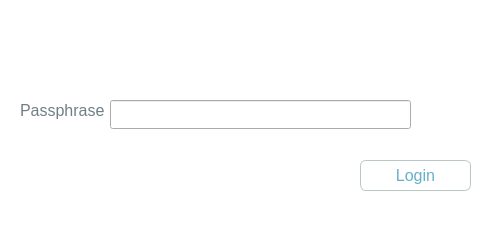
<?xml version="1.0" encoding="UTF-8"?>
<ui version="4.0">
 <class>DialogPass</class>
 <widget class="QDialog" name="DialogPass">
  <property name="geometry">
   <rect>
    <x>0</x>
    <y>0</y>
    <width>495</width>
    <height>225</height>
   </rect>
  </property>
  <property name="windowTitle">
   <string>Enter Passphrase</string>
  </property>
  <property name="styleSheet">
   <string notr="true">QDialog{
background-color: white;
}

QLabel{
color: #6F7F85;
}

QLineEdit{
font-size: 12pt;
color: #6F7F85;
selection-background-color:#65B0C9;
}

QPushButton:focus{
	border: none;
	outline: none;
}</string>
  </property>
  <widget class="QLabel" name="label">
   <property name="geometry">
    <rect>
     <x>30</x>
     <y>110</y>
     <width>67</width>
     <height>17</height>
    </rect>
   </property>
   <property name="text">
    <string/>
   </property>
  </widget>
  <widget class="QLineEdit" name="lineEdit">
   <property name="geometry">
    <rect>
     <x>110</x>
     <y>100</y>
     <width>301</width>
     <height>29</height>
    </rect>
   </property>
   <property name="font">
    <font>
     <pointsize>12</pointsize>
    </font>
   </property>
   <property name="styleSheet">
    <string notr="true"/>
   </property>
   <property name="echoMode">
    <enum>QLineEdit::Password</enum>
   </property>
  </widget>
  <widget class="QPushButton" name="pushButton">
   <property name="geometry">
    <rect>
     <x>360</x>
     <y>160</y>
     <width>111</width>
     <height>31</height>
    </rect>
   </property>
   <property name="font">
    <font>
     <pointsize>12</pointsize>
    </font>
   </property>
   <property name="styleSheet">
    <string notr="true">QPushButton{
color: #65B0C9;
background-color: white;
border-radius:6px;
border:1px solid #BBC7C4;
font-family:Ubuntu;
font-size:12pt;
}

QPushButton::hover{
color: white;
background-color: #65B0C9;
border-radius:6px;
border:1px solid #BBC7C4;
font-family:Ubuntu;
font-size:12pt;
}</string>
   </property>
   <property name="text">
    <string>Login</string>
   </property>
  </widget>
  <widget class="QLabel" name="label_2">
   <property name="geometry">
    <rect>
     <x>20</x>
     <y>90</y>
     <width>121</width>
     <height>41</height>
    </rect>
   </property>
   <property name="font">
    <font>
     <pointsize>12</pointsize>
    </font>
   </property>
   <property name="text">
    <string>Passphrase</string>
   </property>
  </widget>
  <widget class="QTextEdit" name="textEdit">
   <property name="geometry">
    <rect>
     <x>20</x>
     <y>30</y>
     <width>411</width>
     <height>41</height>
    </rect>
   </property>
   <property name="styleSheet">
    <string notr="true">background-color:white;
color: #6F7F85;
border: none;
font-size: 12pt;</string>
   </property>
   <property name="frameShadow">
    <enum>QFrame::Plain</enum>
   </property>
   <property name="textInteractionFlags">
    <set>Qt::NoTextInteraction</set>
   </property>
  </widget>
 </widget>
 <resources/>
 <connections/>
</ui>
